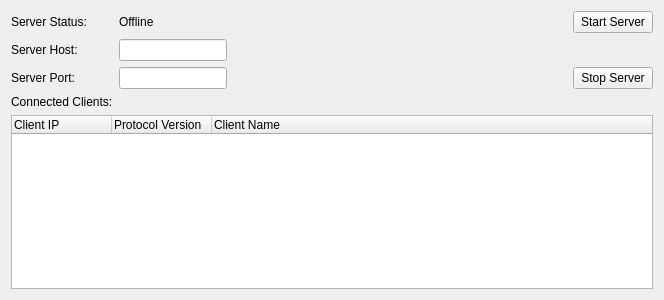
<?xml version="1.0" encoding="UTF-8"?>
<ui version="4.0">
 <class>OpenRGBServerInfoPageUi</class>
 <widget class="QFrame" name="OpenRGBServerInfoPageUi">
  <property name="geometry">
   <rect>
    <x>0</x>
    <y>0</y>
    <width>664</width>
    <height>300</height>
   </rect>
  </property>
  <property name="windowTitle">
   <string>Server Info Page</string>
  </property>
  <layout class="QGridLayout" name="gridLayout">
   <item row="2" column="3">
    <widget class="QPushButton" name="ServerStopButton">
     <property name="text">
      <string>Stop Server</string>
     </property>
    </widget>
   </item>
   <item row="2" column="0">
    <widget class="QLabel" name="ServerPortLabel">
     <property name="text">
      <string>Server Port:</string>
     </property>
    </widget>
   </item>
   <item row="4" column="0">
    <widget class="QLabel" name="ServerClientsLabel">
     <property name="text">
      <string>Connected Clients:</string>
     </property>
    </widget>
   </item>
   <item row="5" column="0" colspan="4">
    <widget class="QTreeWidget" name="ServerClientTree">
     <property name="columnCount">
      <number>3</number>
     </property>
     <column>
      <property name="text">
       <string>Client IP</string>
      </property>
     </column>
     <column>
      <property name="text">
       <string>Protocol Version</string>
      </property>
     </column>
     <column>
      <property name="text">
       <string>Client Name</string>
      </property>
     </column>
    </widget>
   </item>
   <item row="2" column="1">
    <widget class="QLineEdit" name="ServerPortValue">
     <property name="sizePolicy">
      <sizepolicy hsizetype="Fixed" vsizetype="Fixed">
       <horstretch>0</horstretch>
       <verstretch>0</verstretch>
      </sizepolicy>
     </property>
    </widget>
   </item>
   <item row="0" column="0">
    <widget class="QLabel" name="ServerStatusLabel">
     <property name="text">
      <string>Server Status:</string>
     </property>
    </widget>
   </item>
   <item row="0" column="3">
    <widget class="QPushButton" name="ServerStartButton">
     <property name="text">
      <string>Start Server</string>
     </property>
    </widget>
   </item>
   <item row="0" column="1">
    <widget class="QLabel" name="ServerStatusValue">
     <property name="text">
      <string>Offline</string>
     </property>
    </widget>
   </item>
   <item row="0" column="2">
    <spacer name="horizontalSpacer">
     <property name="orientation">
      <enum>Qt::Horizontal</enum>
     </property>
     <property name="sizeHint" stdset="0">
      <size>
       <width>40</width>
       <height>20</height>
      </size>
     </property>
    </spacer>
   </item>
   <item row="1" column="0">
    <widget class="QLabel" name="ServerHostLabel">
     <property name="text">
      <string>Server Host:</string>
     </property>
    </widget>
   </item>
   <item row="1" column="1">
    <widget class="QLineEdit" name="ServerHostValue">
     <property name="sizePolicy">
      <sizepolicy hsizetype="Fixed" vsizetype="Fixed">
       <horstretch>0</horstretch>
       <verstretch>0</verstretch>
      </sizepolicy>
     </property>
    </widget>
   </item>
  </layout>
 </widget>
 <tabstops>
  <tabstop>ServerPortValue</tabstop>
  <tabstop>ServerStartButton</tabstop>
  <tabstop>ServerStopButton</tabstop>
  <tabstop>ServerClientTree</tabstop>
 </tabstops>
 <resources/>
 <connections/>
</ui>
